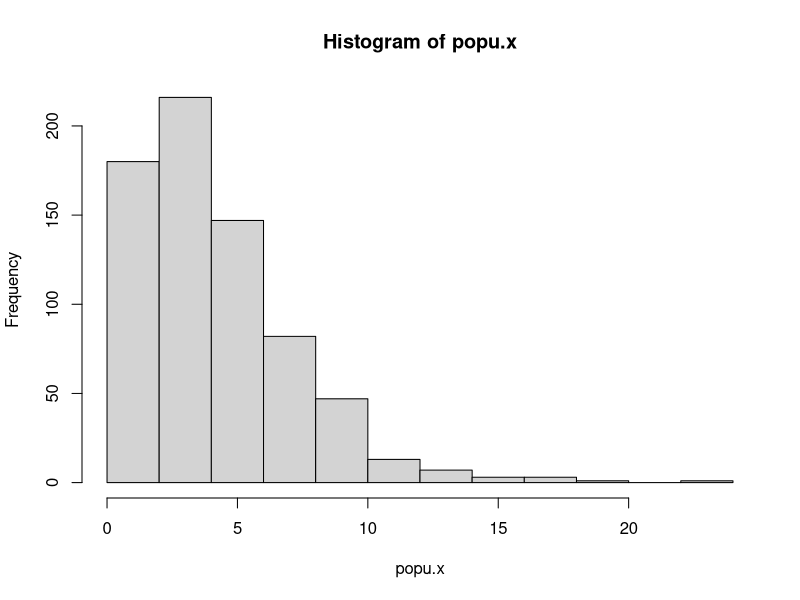
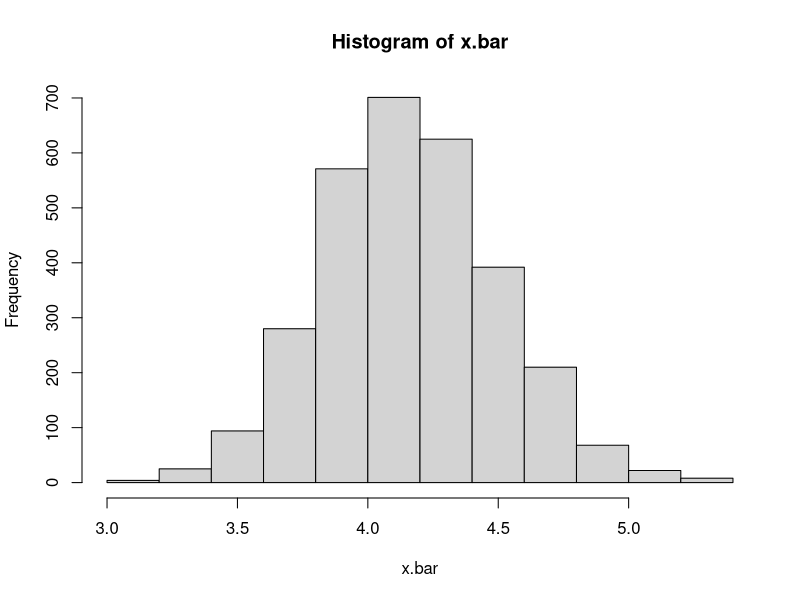

Source code (R) for these figures, in order:
# Sorawis Chongterdtoonskul 65011544

x.bar = 0 #initilise x.bar to 0

popu.x <- rchisq(n=700, df=4) #generate 700 pop with 4 degrees of freedom

for (i in 1:3000)
{
	samp.x = sample(popu.x, size = 80, replace=TRUE)
	x.bar[i] = mean(samp.x)
}
# loops 3000 times, each loop takes sample size of 80 from the pop with replacement then calculate the mean of sample and store it in x.bar


#population distribution
hist(popu.x) # plots histogram of the population distribution


#sample distribution
hist(x.bar) # plots histogram of the sample distribution

#rule 1 proof

# mean of sample distribution is equal to mean of population distribution
print ("mean of x.bar")

cat("x.bar = " ,  mean(x.bar), "\n")
cat ("popu.x = ", mean(popu.x), "\n")

#rule 2 proof

print ("standard deviation of x.bar")
# standard deviation of sample distribution is equal to standard deviation of population distribution divided by square root of sample size

cat("x.bar = " ,  sd(x.bar), "\n")
cat ("popu.x = ", sd(popu.x)/sqrt(80), "\n")


# verification
tolerance <- 1e-2 # 10^-2 percision

if (abs(mean(x.bar) - mean(popu.x)) < tolerance) {
	print("Rule 1 is true")
} else {
	print("Rule 1 is false")
}

if (abs(sd(x.bar) - sd(popu.x)/sqrt(80)) < tolerance) {
	print("Rule 2 is true")
} else {
	print("Rule 2 is false")
}
